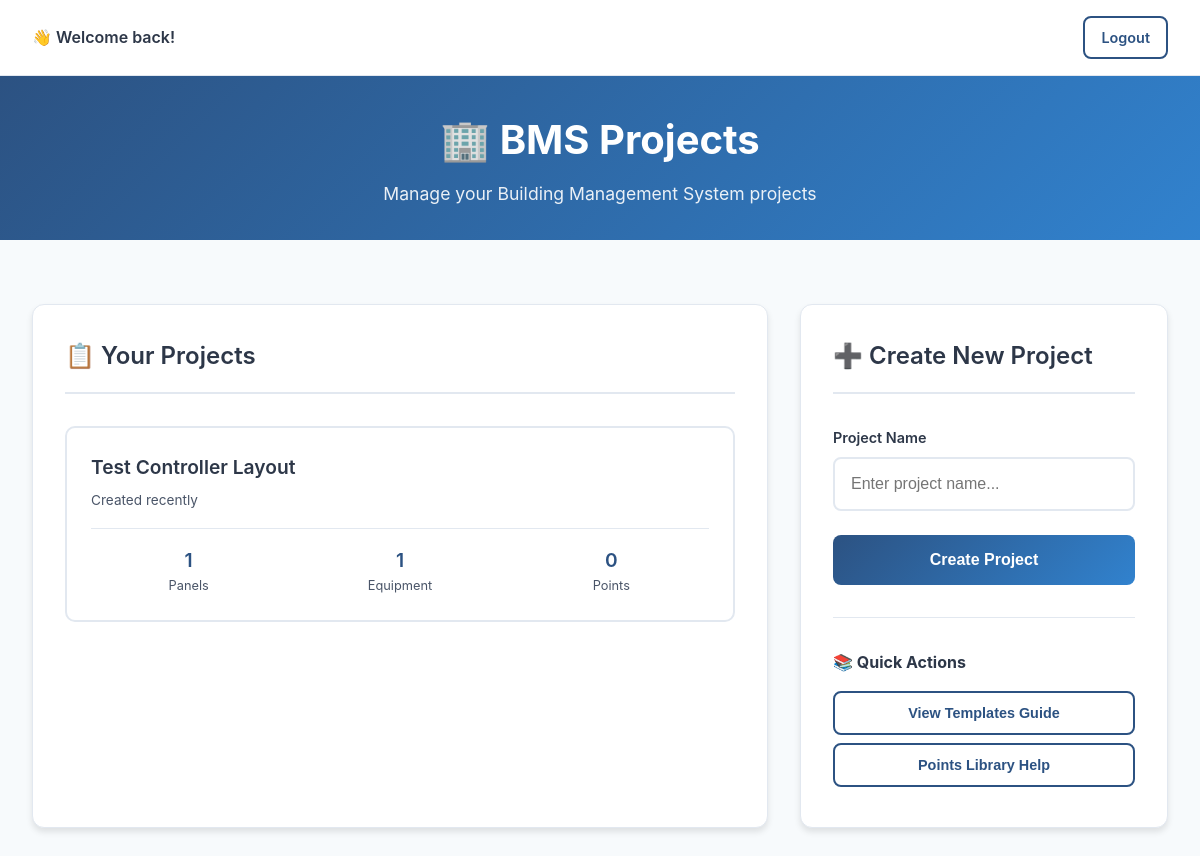
The app's page /projects (signed in) with its own data.
### app.py (models this page shows)
class User(db.Model, UserMixin):
    id = db.Column(db.Integer, primary_key=True)
    username = db.Column(db.String(80), unique=True, nullable=False)
    password = db.Column(db.String(120), nullable=False)
    is_approved = db.Column(db.Boolean, nullable=False, default=False)
    is_admin = db.Column(db.Boolean, nullable=False, default=False)
    created_at = db.Column(db.DateTime, nullable=False, default=db.func.current_timestamp())
    projects = db.relationship('Project', backref='owner', lazy=True)

class Project(db.Model):
    id = db.Column(db.Integer, primary_key=True)
    name = db.Column(db.String(120), nullable=False)
    user_id = db.Column(db.Integer, db.ForeignKey('user.id'), nullable=False)

### app.py (the view)
@app.route('/projects')
@login_required
def project_selection():
    projects = Project.query.filter_by(user_id=current_user.id).all()
    project_stats = []
    for project in projects:
        panels_count = Panel.query.filter_by(project_id=project.id).count()
        equipment_count = ScheduledEquipment.query.filter_by(project_id=project.id).count()
        points_count = db.session.query(db.func.count(selected_points_association.c.point_template_id))\
            .join(ScheduledEquipment, selected_points_association.c.scheduled_equipment_id == ScheduledEquipment.id)\
            .filter(ScheduledEquipment.project_id == project.id).scalar() or 0
        project_stats.append({
            'project': project,
            'panels_count': panels_count,
            'equipment_count': equipment_count,
            'points_count': points_count
        })
    return render_template('projects.html', project_stats=project_stats)

### app.py (called while the page is built)
@login_manager.user_loader
def load_user(user_id):
    return User.query.get(int(user_id))

### templates/projects.html (shortened to what this page needs)
<!DOCTYPE html>
<html lang="en">
<head>
</head>
<body>
    <div class="user-info">
        <div class="welcome-text">👋 Welcome back!</div>
        <div class="nav-links">
            <a href="{{ url_for('logout') }}" class="btn btn-secondary" style="padding: 0.5rem 1rem; font-size: 0.9rem;">Logout</a>
        </div>
    </div>
    <div class="header">
        <h1>🏢 BMS Projects</h1>
        <p>Manage your Building Management System projects</p>
    </div>
    <div class="container">
        <div class="main-content">
            <div class="projects-section">
                <div class="section-header">
                    <div class="section-title">
                        📋 Your Projects
                    </div>
                </div>
                <div id="projects-container" class="projects-grid">
                    {% if project_stats %}
                        {% for project_stat in project_stats %}
                        <div class="project-card" onclick="openProject({{ project_stat.project.id }})">
                            <div class="project-header">
                                <div>
                                    <div class="project-name">{{ project_stat.project.name }}</div>
                                    <div class="project-meta">Created recently</div>
                                </div>
                            </div>
                            <div class="project-stats">
                                <div class="stat-item">
                                    <div class="stat-value">{{ project_stat.panels_count }}</div>
                                    <div class="stat-label">Panels</div>
                                </div>
                                <div class="stat-item">
                                    <div class="stat-value">{{ project_stat.equipment_count }}</div>
                                    <div class="stat-label">Equipment</div>
                                </div>
                                <div class="stat-item">
                                    <div class="stat-value">{{ project_stat.points_count }}</div>
                                    <div class="stat-label">Points</div>
                                </div>
                            </div>
                        </div>
                        {% endfor %}
                    {% else %}
                        <div class="empty-state">
                            <h3>🚀 Ready to Start?</h3>
                            <p>Create your first BMS project to begin configuring equipment and managing I/O points.</p>
                        </div>
                    {% endif %}
                </div>
            </div>
            <div class="create-section">
                <div class="section-header">
                    <div class="section-title">
                        ➕ Create New Project
                    </div>
                </div>
                <form id="new-project-form" class="create-form">
                    <div class="form-group">
                        <label for="project-name">Project Name</label>
                        <input type="text" id="project-name" required placeholder="Enter project name..." maxlength="100">
                    </div>
                    <button type="submit" class="btn btn-primary">
                        Create Project
                    </button>
                </form>
                <div class="quick-actions">
                    <h4>📚 Quick Actions</h4>
                    <button class="btn btn-secondary" onclick="showTemplatesInfo()">
                        View Templates Guide
                    </button>
                    <button class="btn btn-secondary" onclick="showPointsInfo()">
                        Points Library Help
                    </button>
                </div>
            </div>
        </div>
    </div>
</body>
</html>

### templates/projects.html (style rules this page uses)
:root { --primary-color: #2c5282; --secondary-color: #3182ce; --success-color: #48bb78; --danger-color: #e53e3e; --warning-color: #d69e2e; --background-color: #f7fafc; --white: #ffffff; --text-primary: #2d3748; --text-secondary: #4a5568; --border-color: #e2e8f0; --shadow: 0 4px 6px rgba(0, 0, 0, 0.1); --shadow-hover: 0 8px 15px rgba(0, 0, 0, 0.15); }
* { margin: 0; padding: 0; box-sizing: border-box; }
body { font-family: -apple-system, BlinkMacSystemFont, "Segoe UI", Roboto, "Helvetica Neue", Arial, sans-serif; background-color: var(--background-color); color: var(--text-primary); line-height: 1.6; min-height: 100vh; }
.header { background: linear-gradient(135deg, var(--primary-color), var(--secondary-color)); color: var(--white); padding: 2rem 0; text-align: center; }
.header h1 { font-size: 2.5rem; font-weight: 700; margin-bottom: 0.5rem; }
.header p { font-size: 1.1rem; opacity: 0.9; }
.container { max-width: 1200px; margin: 0 auto; padding: 2rem; }
.main-content { display: grid; grid-template-columns: 2fr 1fr; gap: 2rem; margin-top: 2rem; }
.projects-section { background: var(--white); border-radius: 12px; padding: 2rem; box-shadow: var(--shadow); border: 1px solid var(--border-color); }
.section-header { display: flex; align-items: center; justify-content: space-between; margin-bottom: 2rem; padding-bottom: 1rem; border-bottom: 2px solid var(--border-color); }
.section-title { font-size: 1.5rem; font-weight: 600; color: var(--text-primary); display: flex; align-items: center; gap: 0.5rem; }
.projects-grid { display: grid; gap: 1rem; }
.project-card { background: var(--white); border: 2px solid var(--border-color); border-radius: 10px; padding: 1.5rem; transition: all 0.3s ease; cursor: pointer; position: relative; }
.project-header { display: flex; justify-content: space-between; align-items: flex-start; margin-bottom: 1rem; }
.project-name { font-size: 1.2rem; font-weight: 600; color: var(--text-primary); margin-bottom: 0.5rem; }
.project-meta { font-size: 0.85rem; color: var(--text-secondary); }
.project-stats { display: flex; gap: 1rem; margin-top: 1rem; padding-top: 1rem; border-top: 1px solid var(--border-color); }
.stat-item { text-align: center; flex: 1; }
.stat-value { font-size: 1.2rem; font-weight: 600; color: var(--primary-color); }
.stat-label { font-size: 0.8rem; color: var(--text-secondary); }
.create-section { background: var(--white); border-radius: 12px; padding: 2rem; box-shadow: var(--shadow); border: 1px solid var(--border-color); height: fit-content; }
.create-form { display: flex; flex-direction: column; gap: 1.5rem; }
.form-group { display: flex; flex-direction: column; gap: 0.5rem; }
.form-group label { font-weight: 600; color: var(--text-primary); font-size: 0.9rem; }
.form-group input { padding: 1rem; border: 2px solid var(--border-color); border-radius: 8px; font-size: 1rem; transition: all 0.3s ease; }
.btn { padding: 1rem 1.5rem; border: none; border-radius: 8px; font-size: 1rem; font-weight: 600; cursor: pointer; transition: all 0.3s ease; text-decoration: none; text-align: center; display: inline-block; }
.btn-primary { background: linear-gradient(135deg, var(--primary-color), var(--secondary-color)); color: var(--white); }
.btn-secondary { background: var(--white); color: var(--primary-color); border: 2px solid var(--primary-color); }
.quick-actions { margin-top: 2rem; padding-top: 2rem; border-top: 1px solid var(--border-color); }
.quick-actions h4 { margin-bottom: 1rem; color: var(--text-primary); font-size: 1rem; }
.quick-actions .btn { width: 100%; margin-bottom: 0.5rem; font-size: 0.9rem; padding: 0.75rem; }
.user-info { display: flex; align-items: center; justify-content: space-between; background: var(--white); padding: 1rem 2rem; border-bottom: 1px solid var(--border-color); }
.welcome-text { font-weight: 600; color: var(--text-primary); }
.nav-links { display: flex; gap: 0.5rem; align-items: center; }

### records on screen
User: project.name "Test Controller Layout", panels_count "1", equipment_count "1", points_count "0"
